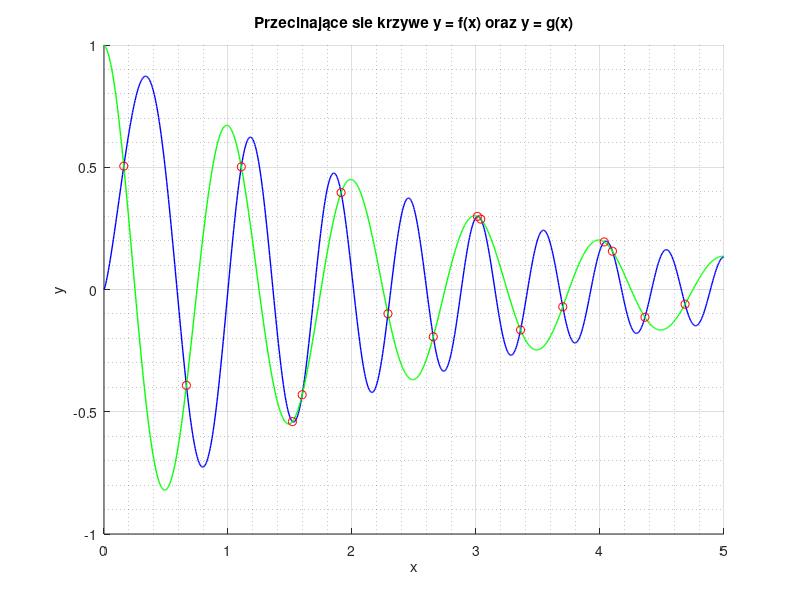

MATLAB code to generate this figure:
% Problem:
%
%   Mamy dwie funkcje, f(x) i g(x). Chcemy znaleźć wszystkie takie wartości
%   x, takie że a < x < b, dla których f(x) == g(x), czyli wszystkie 
%   te miejsca w których wykres funkcji y = f(x) przecina się z wykresem
%   funkcji y = g(x).
%
%   Chcemy mieć ładne rysunki, chcemy też mieć dokładne (z dokładnością do
%   kilkunastu miejsc po przecinku) wyniki. 
% 
%   Zakładamy że funkcje f(x) i g(x) są niemal wszędzie ciągłe i nie są
%   szczególnie trudne do narysowania/obliczeń.
%
% Rozwiązanie:
%
%   Skrypt poniżej to przykładowe rozwiązanie, można oczywiście spróbować
%   zrobić to zupełnie inaczej. Pokazuje jak można zdefiniować funkcje,
%   jak wykreślić krzywe na podstawie obliczonych wartości, jak użyć fzero
%   tak aby znaleźć nie jedno, ale wszystkie rozwiązania. I jak pokazać
%   rozwiązania na wykresie i w postaci liczbowej.

% Funkcje mogą być definiowane w odrębnych plikach lub jako funkcje
% lokalne, ale najłatwiej użyć (tak jak poniżej) funkcji anonimowych
% przypisanych do zmiennych. Oczywiście możemy używać różnych stałych,
% parametrów itp.

beta = 0.4;
f = @(x) exp(-beta * x) .* sin(2 * pi * x.^1.31);
g = @(x) exp(-beta * x) .* cos(2 * pi * x);


% Wykresy i ogólnie obliczenia będziemy prowadzili w przedziale od a do b.
% Zakładamy że N = 1000 punktów wystarczy aby dobrze odwzorować przebieg
% krzywych. W razie potrzeby możemy zwiększyć N.

a = 0;
b = 5;
N = 1000;
x = linspace(a, b, N);

% Tworzymy okno na wykres, wymazujemy ewentualne pozostałości poprzednich
% rysunków i ustawień. Wykreślamy dwie funkcje dwoma instrukcjami plot,
% używamy do tego hold all przez co kolejne wykresy są dorysowywane 
% do już istniejących.

figure(1);
clf;
hold all;

% Rysowanie wykresów jako takich. Dodatkowe parametry określają kolor
% i grubość linii.

plot(x, f(x), 'Color', 'blue', 'LineWidth', 1);
plot(x, g(x), 'Color', 'green', 'LineWidth', 1);

grid on;
grid minor;
title 'Przecinające sie krzywe y = f(x) oraz y = g(x)'
xlabel 'x';
ylabel 'y';

% To że po wykonaniu instrukcji plot powyżej my widzimy miejsca przecięcia
% nie oznacza jeszcze że Matlab wie gdzie linie się przecinają.
%
% Użyjemy fzero, ale nie do całego przedziału od a do b, lecz do każdego
% z N-1 podprzedziałów jakie są utworzone kolejnymi wartościami x(1), x(2)
% itd. aż do x(N-1), x(N). Nawet jeżeli jest kilka (kilkadziesiąt) tysięcy
% to Matlab i tak błyskawicznie przeprowadzi obliczenia. 
% 
% Musimy tylko upewnić się (do tego służy try-except-end) że jeżeli w danym
% podprzedziale fzero nie będzie mogło znaleźć przecięcia, to obliczenia
% nie powinny być przerywane.

delta = @(x) f(x) - g(x);
vec_z = [];  % wektor, do którego będą dopisywane wyniki

for i = 2:length(x)
    try
        z = fzero(delta, [x(i-1), x(i)]);
        vec_z = [vec_z; z];
        plot(z, f(z), 'or');
    catch
    end
end

% Na wszelki wypadek usuwamy zwielokrotnione wpisy w vec_z i wypisujemy
% jego zawartość oraz odpowiednie wartości jakie przyjmują funkcje.

vec_z = unique(vec_z);

% Sposób w jaki wypisane są wyniki poniżej nie jest szczególnie piękny,
% ale działa i to powinno wystarczyć. Format long zagwarantuje że zobaczymy
% dokładne wyniki.

format long
disp('punkty przecięcia:  x  f(x)');
disp([vec_z, f(vec_z)]);
